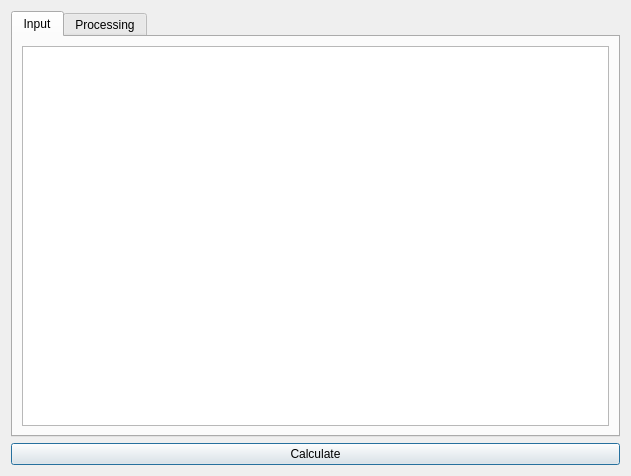
<?xml version="1.0" encoding="UTF-8"?>
<ui version="4.0">
 <class>CalculateKB</class>
 <widget class="QDialog" name="CalculateKB">
  <property name="geometry">
   <rect>
    <x>0</x>
    <y>0</y>
    <width>631</width>
    <height>476</height>
   </rect>
  </property>
  <property name="windowTitle">
   <string>Calculate KB</string>
  </property>
  <layout class="QGridLayout" name="gridLayout">
   <item row="1" column="0">
    <widget class="QPushButton" name="btnCalculate">
     <property name="text">
      <string>Calculate</string>
     </property>
    </widget>
   </item>
   <item row="0" column="0">
    <widget class="QTabWidget" name="tabWidget">
     <property name="currentIndex">
      <number>0</number>
     </property>
     <widget class="QWidget" name="tabInput">
      <attribute name="title">
       <string>Input</string>
      </attribute>
      <layout class="QGridLayout" name="gridLayout_3">
       <item row="0" column="0">
        <widget class="QTextEdit" name="textEditInput"/>
       </item>
      </layout>
     </widget>
     <widget class="QWidget" name="tabProcessing">
      <attribute name="title">
       <string>Processing</string>
      </attribute>
      <layout class="QGridLayout" name="gridLayout_2" rowstretch="1,1" columnstretch="1,1">
       <item row="1" column="1">
        <widget class="QTextEdit" name="textEditFitOutput"/>
       </item>
       <item row="0" column="1">
        <layout class="QGridLayout" name="gLayPlot"/>
       </item>
       <item row="0" column="0" rowspan="2">
        <widget class="QTableView" name="tableView"/>
       </item>
      </layout>
     </widget>
    </widget>
   </item>
  </layout>
 </widget>
 <resources/>
 <connections/>
</ui>
